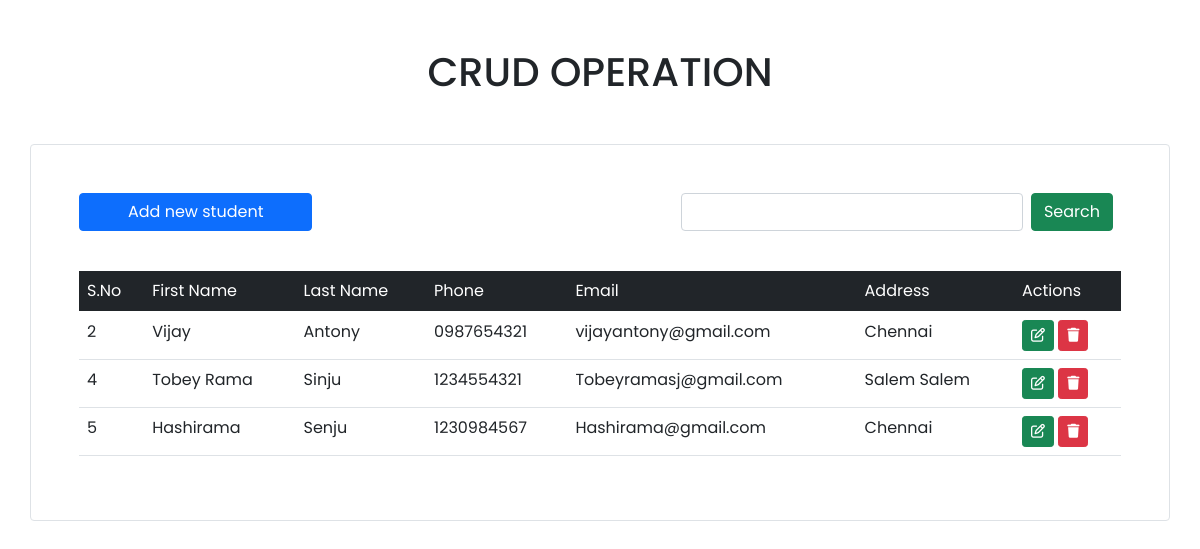
The app's page /, older data.
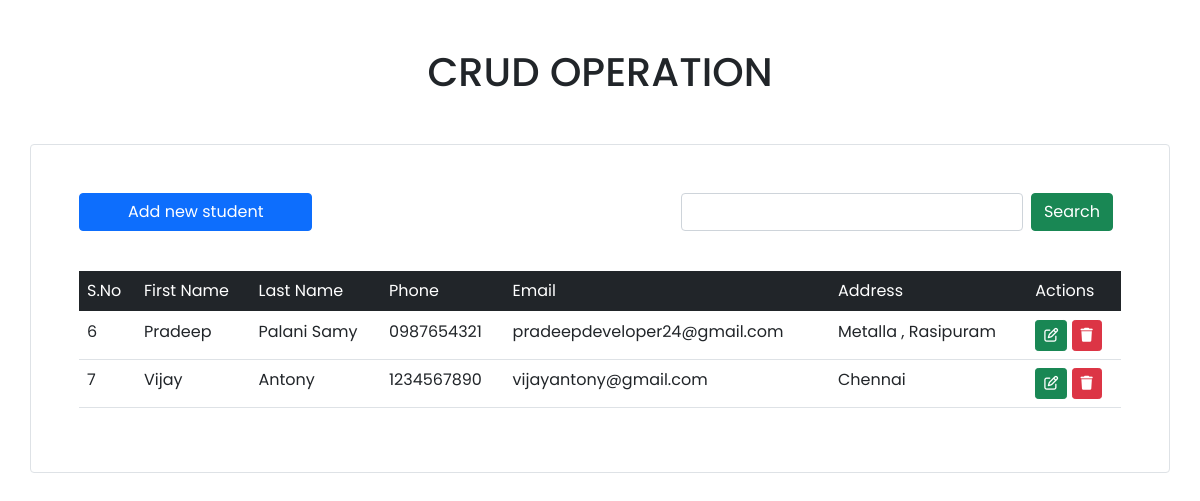
The same page, newer data.
### crudapp/models.py (models this page shows, shortened)
class Student(models.Model):
    first_name = models.CharField(max_length=30,null=False,blank=False,verbose_name="First Name")
    last_name = models.CharField(max_length=30,null=False,blank=False,verbose_name="Last name")
    phone = models.CharField(max_length=10,null=False,blank=False,verbose_name="Phone Number")
    email = models.EmailField(max_length=277,null=False,blank=False,verbose_name="Email Address")
    address = models.TextField(max_length=100,verbose_name="Address")

### crudapp/views.py (the view, shortened to what this page needs)
# urls.py: path("",views.index,name="index"),
def index(request):
    students = Student.objects.all()
    return render(request,"index.html",{"students": students})

### crudapp/templates/index.html (shortened to what this page needs)
<!doctype html>
<html lang="en">
  <head>
    <link href="https://cdn.jsdelivr.net/npm/bootstrap@5.0.2/dist/css/bootstrap.min.css" rel="stylesheet">
    <link rel="stylesheet" href="https://cdnjs.cloudflare.com/ajax/libs/font-awesome/6.6.0/css/all.min.css" />
  </head>
  <body>
    <center><h1 class="my-5">CRUD OPERATION</h1></center>
    <div class="container mt-5 p-5 border rounded">
        <div class="d-flex justify-content-between align-items-center">
            <a href="" data-bs-toggle="modal" data-bs-target="#addStudentModal" class="btn btn-primary px-5 py-2btn-sm">Add new student</a>
            <div>
                <form action="" method="post" class="d-flex">
                    <input type="search" name="search" class="form-control">
                    <button class="btn btn-success mx-2">Search</button>
                </form>
            </div>
        </div>
        <br>
        <table class="table mt-3">
            <thead class="table-dark">
                    <td>S.No</td>
                    <td>First Name</td>
                    <td>Last Name</td>
                    <td>Phone</td>
                    <td>Email</td>
                    <td>Address</td>
                    <td>Actions</td>
            </thead>
            <tbody>
               {% for student in students%}
               <tr>
                <td>{{student.id}}</td>
                <td>{{student.first_name}}</td>
                <td>{{student.last_name}}</td>
                <td>{{student.phone}}</td>
                <td>{{student.email}}</td>
                <td>{{student.address}}</td>
                <td>
                    <a href="" data-bs-toggle="modal" data-bs-target="#updateStudentModal_{{student.id}}" class="btn btn-success btn-sm"><i class="fa-regular fa-pen-to-square"></i></a>
                    <a href="" data-bs-toggle="modal" data-bs-target="#deleteStudentModal_{{student.id}}" class="btn btn-danger btn-sm"><i class="fa-solid fa-trash"></i></a>
                </td>
               </tr>
            {%endfor%}
            </tbody>
          </table>
    </div>
  </body>
</html>

Row changes from the older to the newer data that the page shows:
removed Student: id "2", first_name "Vijay", last_name "Antony", phone "0987654321", email "vijayantony@gmail.com", address "Chennai"
removed Student: id "4", first_name "Tobey Rama", last_name "Sinju", phone "1234554321", email "Tobeyramasj@gmail.com", address "Salem Salem"
removed Student: id "5", first_name "Hashirama", last_name "Senju", phone "1230984567", email "Hashirama@gmail.com", address "Chennai"
added Student: id "6", first_name "Pradeep", last_name "Palani Samy", phone "0987654321", email "pradeepdeveloper24@gmail.com", address "Metalla , Rasipuram"
added Student: id "7", first_name "Vijay", last_name "Antony", phone "1234567890", email "vijayantony@gmail.com", address "Chennai"
